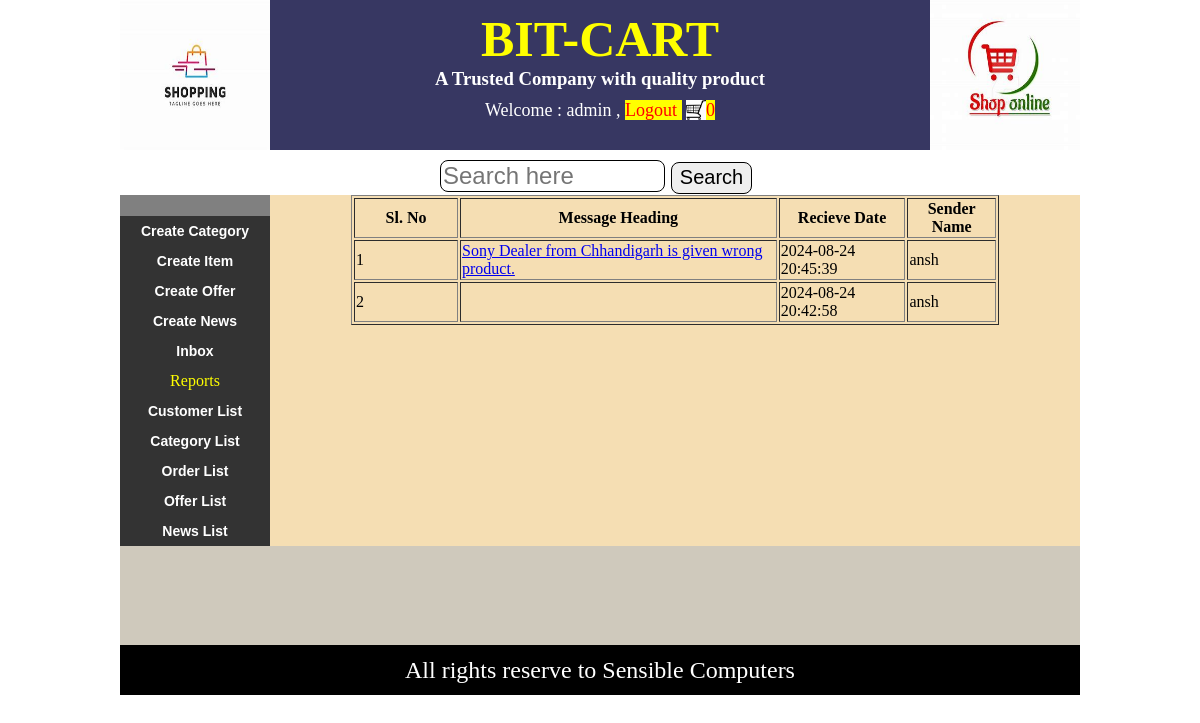
The app's page /displayAdminInbox.php (signed in) with its own data.
### tables this page shows
CREATE TABLE `message_info` (
  `msg_id` int(11) NOT NULL,
  `msg_heading` text NOT NULL,
  `msg_detail` text NOT NULL,
  `sender_name` varchar(40) NOT NULL,
  `receiver_name` varchar(40) NOT NULL,
  `sent_date` datetime NOT NULL
);

### GetInbox.php (the view)
<table border="1" width="80%" align="center">
  <tr>
    <th width="100">Sl. No</th>
    <th> Message Heading</th>
    <th> Recieve Date</th>
    <th> Sender Name</th>
  </tr>
  <?php
  include("dbconnect.php");
  $usr=$_SESSION["uname"];
  $rsnews=mysqli_query($con,"select msg_id,msg_heading,sent_date,sender_name from message_info where receiver_name='$usr'order by sent_date desc") or die ("qurey error");
  $cnt=0;
  while($row=mysqli_fetch_array($rsnews))
  {
    $cnt++;
    $id=$row["msg_id"];
    $hd=$row["msg_heading"];
    $sn=$row["sender_name"];
    $sd=$row["sent_date"];
    echo("<tr>");
    echo("<td>");
    echo($cnt);
    echo("</td>");
    echo("<td>");
    if($_SESSION["utype"]=="admin")
    {
    echo("<a href='displayAdminMsgDetail.php?nid=$id'>");
    echo($hd);
    echo("</a>");
    }
    else
    {
    echo("<a href='displayUserMsgDetail.php?nid=$id'>");
    echo($hd);
    echo("</a>");
    }
    echo("</td>");
    echo("<td>");
    echo($sd);
    echo("</td>");
    echo("<td>");
    echo($sn);
    echo("</td>");
    echo("</tr>");
  }
  ?>
</table>

### css/style.css (style rules this page uses)
body { margin: 0px; padding: 0px; }

### records on screen
message_info: msg_heading "Sony Dealer from Chhandigarh is given wrong product.", sent_date "2024-08-24 20:45:39", sender_name "ansh"
message_info: sent_date "2024-08-24 20:42:58", sender_name "ansh"

### other values on screen
$_SESSION["uname"] "admin"
$cnt "0"
